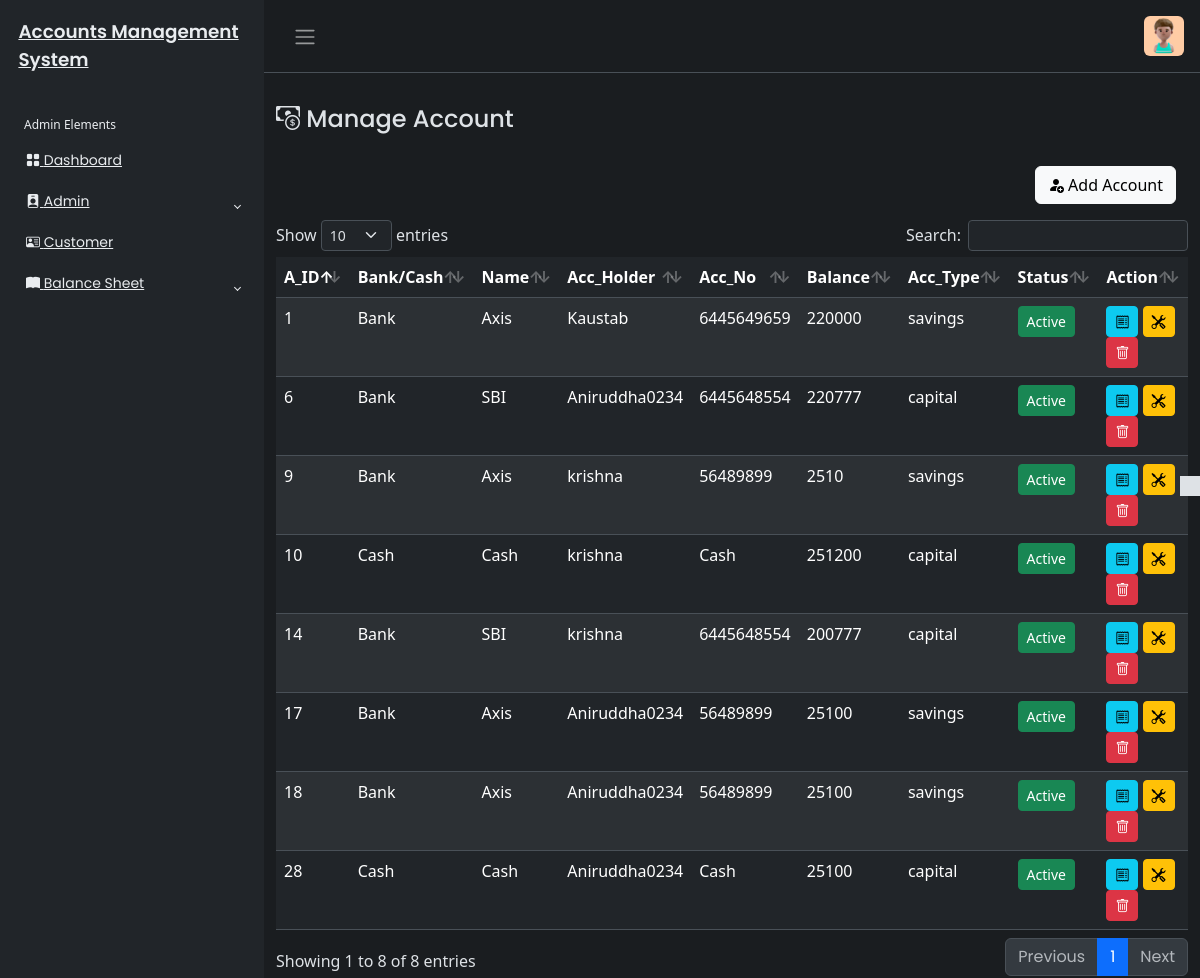
Before: /Accounts/account.php (signed in) with the older database file.
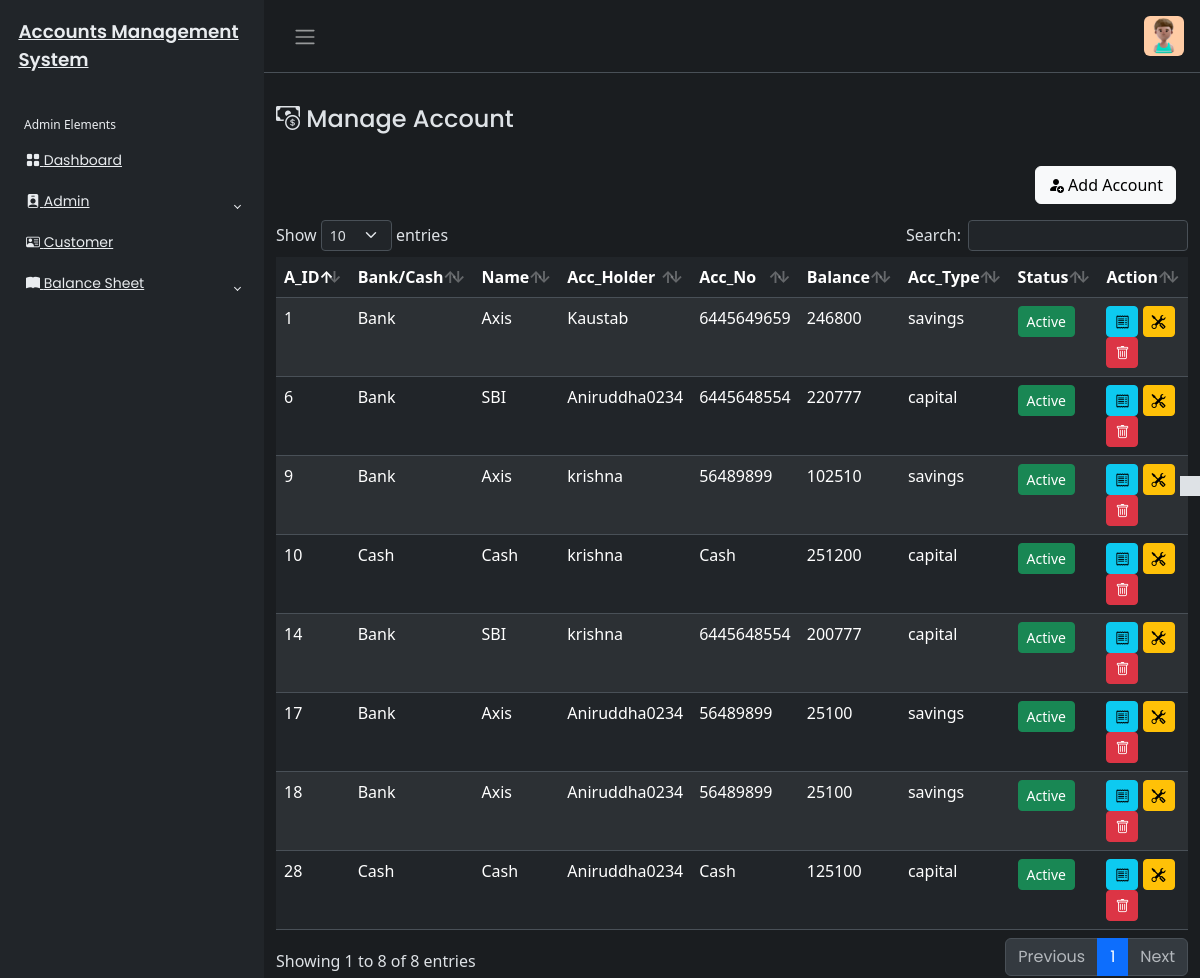
After: the same page with the newer database file.
### tables this page shows
CREATE TABLE `account_tbl` (
  `acc_id` int(20) NOT NULL,
  `ab_name` varchar(450) NOT NULL,
  `acc_num` varchar(400) NOT NULL,
  `acc_status` varchar(400) DEFAULT NULL,
  `acc_ammo` varchar(450) NOT NULL,
  `acc_type` varchar(450) NOT NULL,
  `a_type` varchar(450) NOT NULL,
  `created_at` timestamp NOT NULL DEFAULT current_timestamp(),
  `updated_at` timestamp NOT NULL DEFAULT current_timestamp(),
  `u_id` int(20) NOT NULL
);

CREATE TABLE `user_tbl` (
  `u_id` int(20) NOT NULL,
  `u_name` varchar(255) NOT NULL,
  `u_email` varchar(255) DEFAULT NULL,
  `u_phone` varchar(40) NOT NULL,
  `username` varchar(255) NOT NULL,
  `password` varchar(255) NOT NULL,
  `created_at` timestamp NOT NULL DEFAULT current_timestamp(),
  `updated_at` timestamp NOT NULL DEFAULT current_timestamp(),
  `u_status` varchar(400) DEFAULT NULL,
  `role` varchar(255) DEFAULT NULL
);

### Accounts/account.php (the view, shortened to what the changed rows need)
<?php
include('../includes/header.php');
if(isset($_SESSION['userAuth'])&& $_SESSION['userAuth']!=""){
    include('../includes/sidebar.php');
?>
<main class="mt-3 pt-3">
    <div class="container-fluid">
                 <?php
                require_once('../config/dbcon.php');
                 try {
                 $query = "SELECT * FROM account_tbl inner join user_tbl on account_tbl.u_id=user_tbl.u_id ORDER BY acc_id";
                 $stmt = $pdo->prepare($query);
                 $stmt->execute();
                 $result = $stmt->fetchAll(PDO::FETCH_ASSOC);
              } catch(PDOException $e) {
                  error_log("Database error: " . $e->getMessage());
                 $result = [];
                 echo "<div class='alert alert-danger'>Unable to load accounts. Please try              again later.</div>";
                 }?>
                 <div class="mt-3">
                    <table id="example" class="table table-striped data-table" style="width: 100%">
                        <thead>
                            <tr>
                                <th>A_ID</th>
                                <th>Bank/Cash</th>
                                <th>Name</th>
                                <th>Acc_Holder</th>
                                <th>Acc_No</th>
                                <th>Balance</th>
                                <th>Acc_Type</th>
                                <th>Status</th>
                                <th>Action</th>
                            </tr>
                        </thead>
                        <tbody>
                            <?php foreach($result as $row2){?>
                                <tr>
                                    <td><?php echo htmlspecialchars ($row2['acc_id']);?></td>
                                    <td><?php echo htmlspecialchars( $row2['a_type']);?></td>
                                    <td><?php echo htmlspecialchars( $row2['ab_name']);?></td>
                                    <td><?php echo htmlspecialchars( $row2['u_name']);?></td>
                                    <td><?php echo htmlspecialchars( $row2['acc_num']);?></td>
                                    <td><?php echo htmlspecialchars( $row2['acc_ammo']);?></td>
                                    <td><?php echo htmlspecialchars( $row2['acc_type']);?></td>
                                    <td>
                                      <a href="toggle_acc.php?id=<?php echo htmlspecialchars($row2['acc_id']); ?>" class="btn btn-sm <?php echo ($row2['acc_status'] == 'active') ? 'btn-success' : 'btn-secondary'; ?>">
                                    <?php echo ($row2['acc_status'] == 'active') ? 'Active' : 'Inactive'; ?>
                                </a>
                                    </td>
                                    <td>
                   <button class="btn btn-info btn-sm viewAcc"
                        data-id="<?php echo htmlspecialchars($row2['acc_id']); ?>"
                        data-atype="<?php echo htmlspecialchars($row2['a_type']); ?>"
                        data-name="<?php echo htmlspecialchars($row2['ab_name']); ?>"
                        data-uid="<?php echo htmlspecialchars($row2['u_id']); ?>"
                        data-uname="<?php echo htmlspecialchars($row2['u_name']); ?>"
                        data-num="<?php echo htmlspecialchars($row2['acc_num']); ?>"
                        data-ammo="<?php echo htmlspecialchars($row2['acc_ammo']); ?>"
                        data-type="<?php echo htmlspecialchars($row2['acc_type']); ?>"
                        data-bs-toggle="modal" data-bs-target="#viewAccModal"><i class="bi bi-receipt"></i></button>
                     <button class="btn btn-warning btn-sm editAcc"
                      data-id="<?php echo htmlspecialchars ($row2['acc_id']); ?>"
                      data-ammo="<?php echo htmlspecialchars ($row2['acc_ammo']); ?>"
                    data-type="<?php echo htmlspecialchars ($row2['acc_type']); ?>"
                    data-uid="<?php echo htmlspecialchars ($row2['u_id']); ?>"
                      data-atype="<?php echo htmlspecialchars ($row2['a_type']); ?>"
                     data-num="<?php echo isset($row2['acc_num'])? htmlspecialchars ($row2['acc_num']):''; ?>"
                     data-name="<?php echo isset($row2['ab_name']) ? htmlspecialchars ($row2['ab_name']): ''; ?>"
                      data-bs-toggle="modal" data-bs-target="#editAccModal"><i class="bi bi-tools"></i></button>
                     <button class="btn btn-danger btn-sm deleteAcc" data-id="<?php echo htmlspecialchars ($row2['acc_id']);?>" data-bs-toggle="modal" data-bs-target="#deleteAccModal"><i class="bi bi-trash"></i></button>
                    </td>
                                </tr>
                                <?php }?>
                        </tbody>
                        </table>
                 </div>
    </div>
    </div>
</div>
<?php
include('../includes/footer.php'); ?>
<?php
  }else{
echo '<script>
alert("Not Authorised!");
window.location.href = "../index.php";
</script>';
 }
?>

Changed rows visible on the page:
changed account_tbl "Kaustab": acc_ammo "220000" → "246800"
changed account_tbl id 9: acc_ammo "2510" → "102510"
changed account_tbl id 28: acc_ammo "25100" → "125100"
